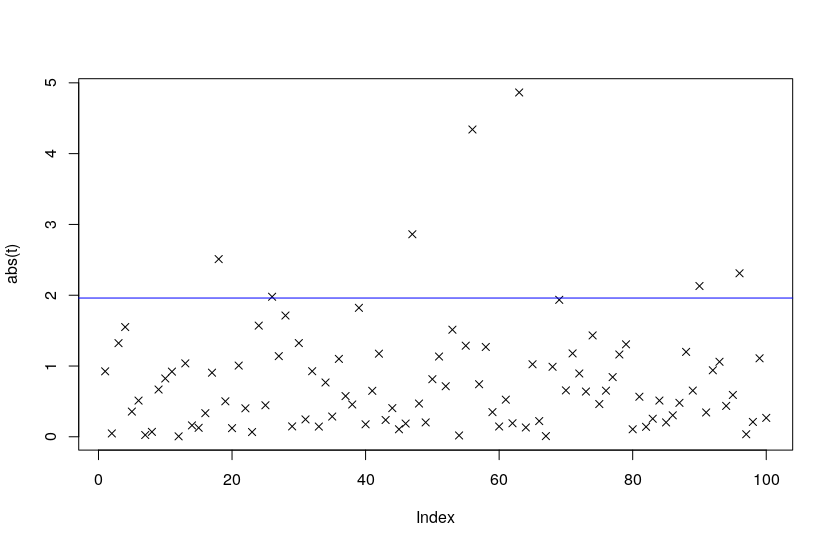

Generate this figure with R:
n 		= 10
J 		= 100
p 		= 0.025
q_p 	= -qnorm(0.025, 0, 1)
t 		= c( rep(0, J) )

for (j in 1:J){
  x   = runif(n)
  t[j]= sqrt(n) * ((mean(x) - 0.5)/sd(x))
  
  
  if (abs(t[j]) > q_p) 
  {
    p_Value = pnorm(abs(t[j]))
    print(t[j])
    print(1 - p_Value)  
  }  
}

plot( abs(t), pch=4 )
abline(h = q_p, col = "blue")
